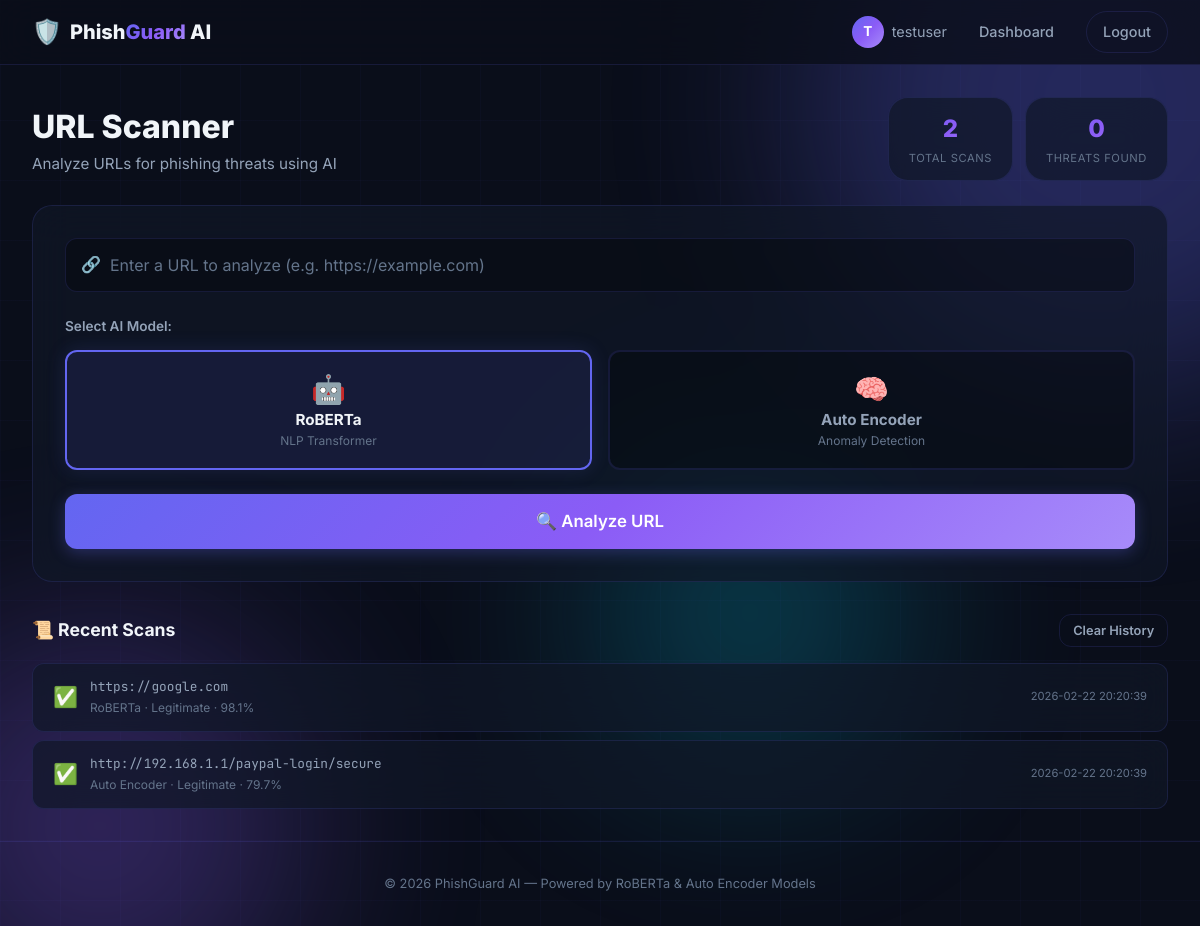
The app's page /dashboard (signed in) with its own data.
### tables this page shows
CREATE TABLE users (
            id INTEGER PRIMARY KEY AUTOINCREMENT,
            username TEXT UNIQUE NOT NULL,
            email TEXT UNIQUE NOT NULL,
            password_hash TEXT NOT NULL,
            created_at TIMESTAMP DEFAULT CURRENT_TIMESTAMP
        );

CREATE TABLE analysis_history (
            id INTEGER PRIMARY KEY AUTOINCREMENT,
            user_id INTEGER NOT NULL,
            url TEXT NOT NULL,
            model TEXT NOT NULL,
            prediction TEXT NOT NULL,
            confidence REAL NOT NULL,
            risk_score REAL NOT NULL,
            analyzed_at TIMESTAMP DEFAULT CURRENT_TIMESTAMP,
            FOREIGN KEY (user_id) REFERENCES users (id)
        );

### app.py (the view)
@app.route('/dashboard')
@login_required
def dashboard():
    user = get_current_user()
    db = get_db()
    history = db.execute(
        'SELECT * FROM analysis_history WHERE user_id = ? ORDER BY analyzed_at DESC LIMIT 20',
        (session['user_id'],)
    ).fetchall()
    return render_template('dashboard.html', user=user, history=history)

### app.py (called while the page is built)
def get_db():
    if 'db' not in g:
        g.db = sqlite3.connect(app.config['DATABASE'])
        g.db.row_factory = sqlite3.Row
    return g.db

def login_required(f):
    @wraps(f)
    def decorated_function(*args, **kwargs):
        if 'user_id' not in session:
            flash('Please log in to access this page.', 'warning')
            return redirect(url_for('login'))
        return f(*args, **kwargs)
    return decorated_function

def get_current_user():
    if 'user_id' in session:
        db = get_db()
        user = db.execute('SELECT * FROM users WHERE id = ?', (session['user_id'],)).fetchone()
        return user
    return None

### templates/dashboard.html (shortened to what this page needs)
{% extends "base.html" %}
{% block content %}
<div class="dashboard">
    <div class="dash-header">
        <div>
            <h1 class="dash-title">URL Scanner</h1>
            <p class="dash-subtitle">Analyze URLs for phishing threats using AI</p>
        </div>
        <div class="dash-stats-mini">
            <div class="stat-mini glass-card">
                <span class="stat-mini-value" id="totalScans">{{ history|length }}</span>
                <span class="stat-mini-label">Total Scans</span>
            </div>
            <div class="stat-mini glass-card">
                <span class="stat-mini-value" id="threatsFound">{{ history|selectattr('prediction', 'equalto',
                    'Phishing')|list|length }}</span>
                <span class="stat-mini-label">Threats Found</span>
            </div>
        </div>
    </div>
    <div class="analysis-panel glass-card">
        <div class="url-input-group">
            <div class="input-wrapper input-wrapper-lg">
                <span class="input-icon">🔗</span>
                <input type="url" id="urlInput" placeholder="Enter a URL to analyze (e.g. https://example.com)"
                    autocomplete="off">
            </div>
        </div>
        <div class="model-selector">
            <p class="model-label">Select AI Model:</p>
            <div class="model-buttons">
                <button class="model-btn model-btn-active" id="btnRoberta" data-model="roberta"
                    onclick="selectModel('roberta')">
                    <span class="model-icon">🤖</span>
                    <span class="model-name">RoBERTa</span>
                    <span class="model-desc">NLP Transformer</span>
                </button>
                <button class="model-btn" id="btnAutoencoder" data-model="autoencoder"
                    onclick="selectModel('autoencoder')">
                    <span class="model-icon">🧠</span>
                    <span class="model-name">Auto Encoder</span>
                    <span class="model-desc">Anomaly Detection</span>
                </button>
            </div>
        </div>
        <button class="btn btn-primary btn-lg btn-analyze" id="analyzeBtn" onclick="analyzeURL()">
            <span class="btn-content">
                <span class="btn-text">🔍 Analyze URL</span>
            </span>
        </button>
    </div>
    <div class="history-panel">
        <div class="history-header">
            <h3>📜 Recent Scans</h3>
            {% if history %}
            <button class="btn btn-ghost btn-sm" onclick="clearHistory()">Clear History</button>
            {% endif %}
        </div>
        <div class="history-list" id="historyList">
            {% if history %}
            {% for item in history %}
            <div class="history-item glass-card" onclick="analyzeFromHistory('{{ item.url }}', '{{ item.model }}')">
                <div class="history-item-main">
                    <span
                        class="history-icon {% if item.prediction == 'Phishing' %}history-danger{% else %}history-safe{% endif %}">
                        {% if item.prediction == 'Phishing' %}🚨{% else %}✅{% endif %}
                    </span>
                    <div class="history-details">
                        <span class="history-url">{{ item.url[:60] }}{% if item.url|length > 60 %}...{% endif %}</span>
                        <span class="history-meta">{{ item.model }} · {{ item.prediction }} · {{ (item.confidence *
                            100)|round(1) }}%</span>
                    </div>
                </div>
                <span class="history-time">{{ item.analyzed_at }}</span>
            </div>
            {% endfor %}
            {% else %}
            <div class="history-empty">
                <span class="history-empty-icon">🔍</span>
                <p>No scans yet. Analyze your first URL above!</p>
            </div>
            {% endif %}
        </div>
    </div>
</div>
{% endblock %}

### templates/base.html (shortened to what this page needs)
<!DOCTYPE html>
<html lang="en">
<head>
    <link rel="stylesheet" href="{{ url_for('static', filename='css/style.css') }}">
</head>
<body>
    <div class="bg-grid"></div>
    <div class="bg-glow bg-glow-1"></div>
    <div class="bg-glow bg-glow-2"></div>
    <div class="bg-glow bg-glow-3"></div>
    <nav class="navbar">
        <div class="nav-container">
            <a href="{{ url_for('index') }}" class="nav-logo">
                <span class="logo-icon">🛡️</span>
                <span class="logo-text">Phish<span class="logo-accent">Guard</span> AI</span>
            </a>
            <div class="nav-links">
                {% if session.get('user_id') %}
                <span class="nav-user">
                    <span class="user-avatar">{{ session.username[0]|upper }}</span>
                    {{ session.username }}
                </span>
                <a href="{{ url_for('dashboard') }}" class="nav-link">Dashboard</a>
                <a href="{{ url_for('logout') }}" class="nav-link nav-link-outline">Logout</a>
                {% else %}
                <a href="{{ url_for('login') }}" class="nav-link">Login</a>
                <a href="{{ url_for('register') }}" class="nav-link nav-link-primary">Get Started</a>
                {% endif %}
            </div>
        </div>
    </nav>
    <main class="main-content">
        {% block content %}{% endblock %}
    </main>
    <footer class="footer">
        <p>&copy; 2026 PhishGuard AI — Powered by RoBERTa & Auto Encoder Models</p>
    </footer>
</body>
</html>

### records on screen
users: username "testuser"
analysis_history: url "https://google.com", model "RoBERTa", prediction "Legitimate", (item.confidence*100)|round(1) "98.1", analyzed_at "2026-02-22 20:20:39"
analysis_history: url "http://192.168.1.1/paypal-login/secure", model "Auto Encoder", prediction "Legitimate", (item.confidence*100)|round(1) "79.7", analyzed_at "2026-02-22 20:20:39"

### other values on screen
{{ session.username[0]|upper }} "T"
{{ history|length }} "2"
